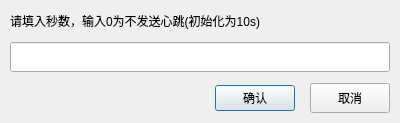
<?xml version="1.0" encoding="UTF-8"?>
<ui version="4.0">
 <class>PulseInputDialog</class>
 <widget class="QDialog" name="PulseInputDialog">
  <property name="geometry">
   <rect>
    <x>0</x>
    <y>0</y>
    <width>400</width>
    <height>123</height>
   </rect>
  </property>
  <property name="minimumSize">
   <size>
    <width>400</width>
    <height>120</height>
   </size>
  </property>
  <property name="maximumSize">
   <size>
    <width>400</width>
    <height>123</height>
   </size>
  </property>
  <property name="windowTitle">
   <string>设定服务器心跳发送时间</string>
  </property>
  <layout class="QHBoxLayout" name="horizontalLayout_4">
   <property name="leftMargin">
    <number>10</number>
   </property>
   <property name="topMargin">
    <number>10</number>
   </property>
   <property name="rightMargin">
    <number>10</number>
   </property>
   <property name="bottomMargin">
    <number>10</number>
   </property>
   <item>
    <widget class="QWidget" name="widget" native="true">
     <layout class="QHBoxLayout" name="horizontalLayout_3">
      <property name="spacing">
       <number>0</number>
      </property>
      <property name="leftMargin">
       <number>0</number>
      </property>
      <property name="topMargin">
       <number>0</number>
      </property>
      <property name="rightMargin">
       <number>0</number>
      </property>
      <property name="bottomMargin">
       <number>0</number>
      </property>
      <item>
       <layout class="QVBoxLayout" name="verticalLayout">
        <property name="spacing">
         <number>11</number>
        </property>
        <item>
         <widget class="QLabel" name="label">
          <property name="minimumSize">
           <size>
            <width>0</width>
            <height>10</height>
           </size>
          </property>
          <property name="text">
           <string>请填入秒数，输入0为不发送心跳(初始化为10s)</string>
          </property>
         </widget>
        </item>
        <item>
         <layout class="QHBoxLayout" name="horizontalLayout">
          <property name="spacing">
           <number>15</number>
          </property>
          <item>
           <widget class="QLineEdit" name="pulseEdit">
            <property name="minimumSize">
             <size>
              <width>0</width>
              <height>30</height>
             </size>
            </property>
            <property name="maximumSize">
             <size>
              <width>16777215</width>
              <height>30</height>
             </size>
            </property>
           </widget>
          </item>
         </layout>
        </item>
        <item>
         <layout class="QHBoxLayout" name="horizontalLayout_2">
          <property name="spacing">
           <number>15</number>
          </property>
          <item>
           <spacer name="horizontalSpacer">
            <property name="orientation">
             <enum>Qt::Horizontal</enum>
            </property>
            <property name="sizeHint" stdset="0">
             <size>
              <width>40</width>
              <height>20</height>
             </size>
            </property>
           </spacer>
          </item>
          <item>
           <widget class="QPushButton" name="okButton">
            <property name="text">
             <string>确认</string>
            </property>
           </widget>
          </item>
          <item>
           <widget class="QPushButton" name="cancelButton">
            <property name="minimumSize">
             <size>
              <width>0</width>
              <height>30</height>
             </size>
            </property>
            <property name="text">
             <string>取消</string>
            </property>
           </widget>
          </item>
         </layout>
        </item>
       </layout>
      </item>
     </layout>
    </widget>
   </item>
  </layout>
 </widget>
 <resources/>
 <connections>
  <connection>
   <sender>okButton</sender>
   <signal>clicked()</signal>
   <receiver>PulseInputDialog</receiver>
   <slot>accept()</slot>
   <hints>
    <hint type="sourcelabel">
     <x>158</x>
     <y>72</y>
    </hint>
    <hint type="destinationlabel">
     <x>48</x>
     <y>95</y>
    </hint>
   </hints>
  </connection>
  <connection>
   <sender>cancelButton</sender>
   <signal>clicked()</signal>
   <receiver>PulseInputDialog</receiver>
   <slot>reject()</slot>
   <hints>
    <hint type="sourcelabel">
     <x>263</x>
     <y>73</y>
    </hint>
    <hint type="destinationlabel">
     <x>236</x>
     <y>95</y>
    </hint>
   </hints>
  </connection>
 </connections>
</ui>
